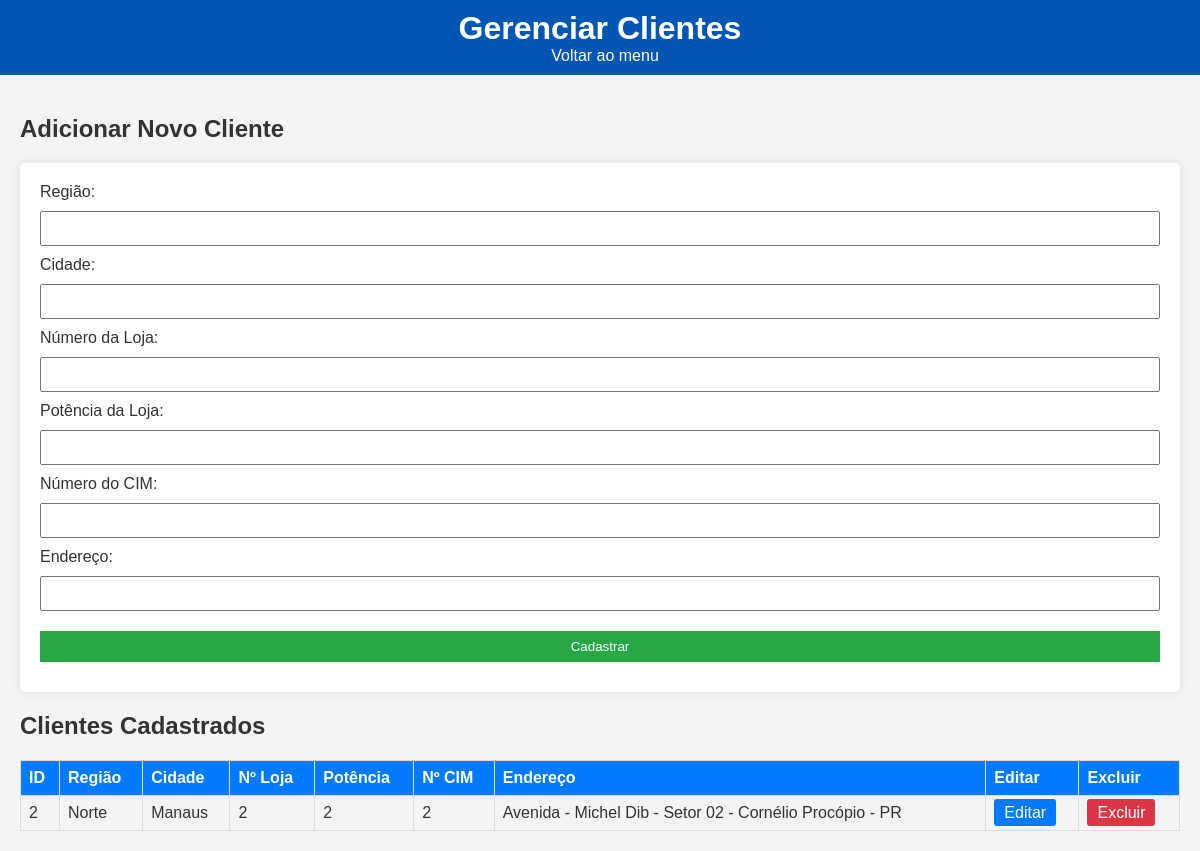
Before: /clientes with the older database file.
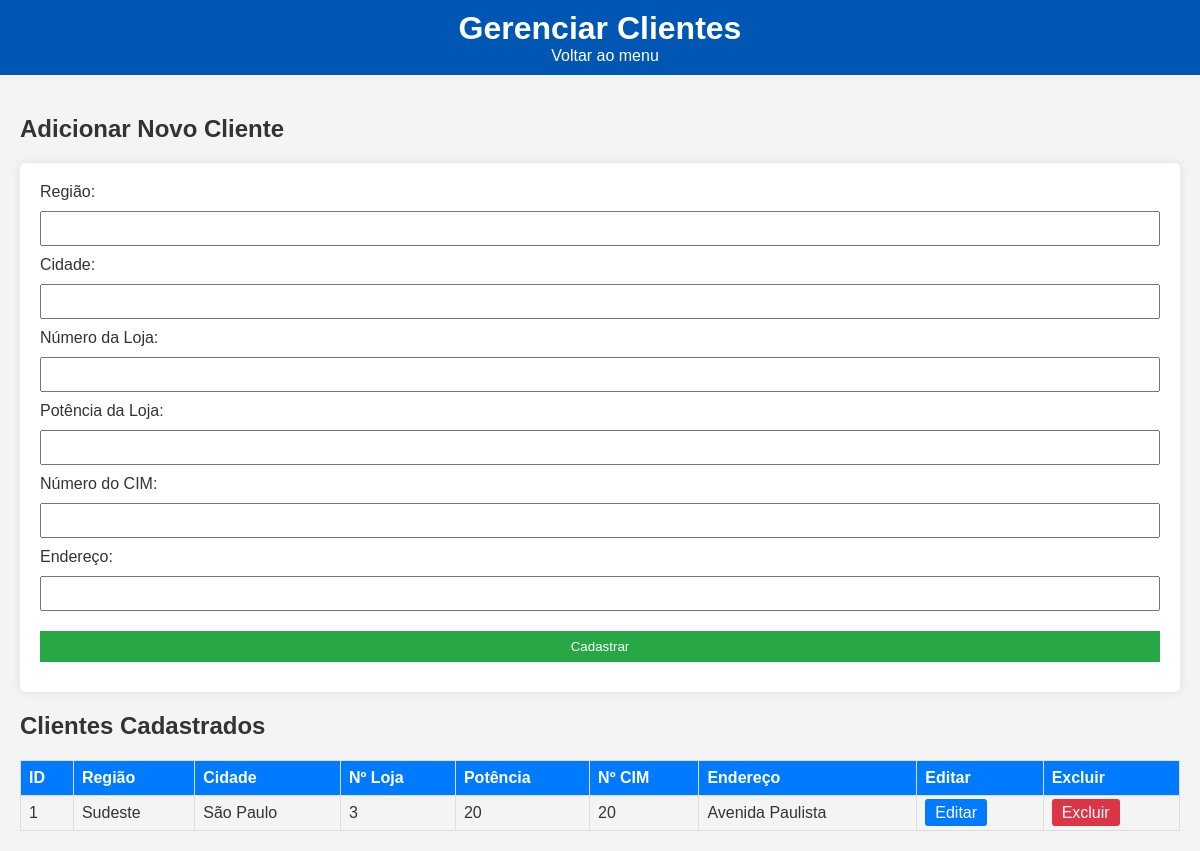
After: the same page with the newer database file.
### tables this page shows
CREATE TABLE clientes (
                 id INTEGER PRIMARY KEY,
                 regiao TEXT,
                 cidade TEXT,
                 num_loja TEXT,
                 potencia_loja TEXT,
                 num_cim TEXT,
                 endereco TEXT);

### app.py (the view, shortened to what this page needs)
@app.route('/clientes', methods=['GET', 'POST'])
def clientes():
    conn = sqlite3.connect('gestao.db')
    c = conn.cursor()
    c.execute("SELECT * FROM clientes")
    clientes_list = c.fetchall()
    conn.close()
    return render_template('clientes.html', clientes=clientes_list)

### templates/clientes.html (shortened to what this page needs)
<!DOCTYPE html>
<html lang="pt-BR">
<head>
    <link rel="stylesheet" href="{{ url_for('static', filename='style.css') }}">
</head>
<body>
    <header>
        <h1>Gerenciar Clientes</h1>
        <a href="/" class="back-btn">Voltar ao menu</a>
    </header>
    <main>
        <h2>Adicionar Novo Cliente</h2>
        <form  method="POST">
            <label for="regiao">Região:</label>
            <input type="text" id="regiao" name="regiao" required aria-required="true"><br>
            <label for="cidade">Cidade:</label>
            <input type="text" id="cidade" name="cidade" required aria-required="true"><br>
            <label for="num_loja">Número da Loja:</label>
            <input type="text" id="num_loja" name="num_loja" required aria-required="true"><br>
            <label for="potencia_loja">Potência da Loja:</label>
            <input type="text" id="potencia_loja" name="potencia_loja" required aria-required="true"><br>
            <label for="num_cim">Número do CIM:</label>
            <input type="text" id="num_cim" name="num_cim" required aria-required="true"><br>
            <label for="endereco">Endereço:</label>
            <input type="text" id="endereco" name="endereco" required aria-required="true"><br>
            <button type="submit">Cadastrar</button>
        </form>
        <h2>Clientes Cadastrados</h2>
        <table>
            <tr>
                <th>ID</th>
                <th>Região</th>
                <th>Cidade</th>
                <th>Nº Loja</th>
                <th>Potência</th>
                <th>Nº CIM</th>
                <th>Endereço</th>
                <th>Editar</th>
                <th>Excluir</th>
            </tr>
            {% for cliente in clientes %}
            <tr>
                <td>{{ cliente[0] }}</td>
                <td>{{ cliente[1] }}</td>
                <td>{{ cliente[2] }}</td>
                <td>{{ cliente[3] }}</td>
                <td>{{ cliente[4] }}</td>
                <td>{{ cliente[5] }}</td>
                <td>{{ cliente[6] }}</td>
                <td><a href="{{ url_for('editar_cliente', id=cliente[0]) }}" class="btn-edit">Editar</a></td>
                <td><a href="{{ url_for('delete_cliente', id=cliente[0]) }}" class="btn-delete" onclick="return confirm('Tem certeza?');">Excluir</a></td>
            </tr>
            {% endfor %}
        </table>
    </main>
</body>
</html>

Changed rows visible on the page:
removed clientes: id "2", regiao "Norte", cidade "Manaus", num_loja "2", potencia_loja "2", num_cim "2", endereco "Avenida - Michel Dib - Setor 02 - Cornélio Procópio - PR"
added clientes: id "1", regiao "Sudeste", cidade "São Paulo", num_loja "3", potencia_loja "20", num_cim "20", endereco "Avenida Paulista"
